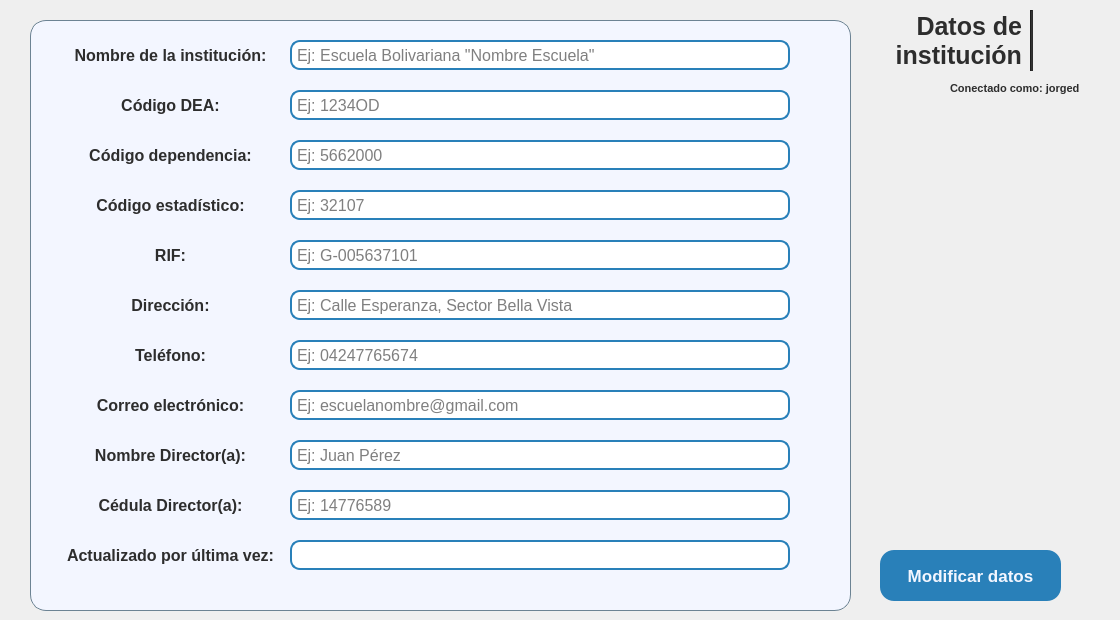
     <widget class="QWidget" name="datos_institucionales">
      <widget class="QPushButton" name="btnModificar_institucion">
       <property name="geometry">
        <rect>
         <x>880</x>
         <y>550</y>
         <width>181</width>
         <height>51</height>
        </rect>
       </property>
       <property name="sizePolicy">
        <sizepolicy hsizetype="Minimum" vsizetype="Fixed">
         <horstretch>0</horstretch>
         <verstretch>0</verstretch>
        </sizepolicy>
       </property>
       <property name="minimumSize">
        <size>
         <width>120</width>
         <height>40</height>
        </size>
       </property>
       <property name="maximumSize">
        <size>
         <width>200</width>
         <height>60</height>
        </size>
       </property>
       <property name="font">
        <font>
         <family>Segoe UI</family>
         <pointsize>13</pointsize>
         <bold>true</bold>
        </font>
       </property>
       <property name="cursor">
        <cursorShape>PointingHandCursor</cursorShape>
       </property>
       <property name="layoutDirection">
        <enum>Qt::LayoutDirection::LeftToRight</enum>
       </property>
       <property name="styleSheet">
        <string notr="true">QPushButton {
   background-color: #2980b9;
    color: #F3F6FF;
    border: none;
    padding: 8px 6px;
    border-radius: 14px;
}
QPushButton:hover {
	background-color: #0D47A1;
}</string>
       </property>
       <property name="text">
        <string>Modificar datos</string>
       </property>
       <property name="icon">
        <iconset resource="../icons/resources_ui.qrc">
         <normaloff>:/icons/edit_white.png</normaloff>:/icons/edit_white.png</iconset>
       </property>
       <property name="iconSize">
        <size>
         <width>18</width>
         <height>18</height>
        </size>
       </property>
      </widget>
      <widget class="Line" name="line_6">
       <property name="geometry">
        <rect>
         <x>1030</x>
         <y>10</y>
         <width>3</width>
         <height>61</height>
        </rect>
       </property>
       <property name="minimumSize">
        <size>
         <width>3</width>
         <height>61</height>
        </size>
       </property>
       <property name="maximumSize">
        <size>
         <width>3</width>
         <height>61</height>
        </size>
       </property>
       <property name="styleSheet">
        <string notr="true">background-color: #2d2d2d;</string>
       </property>
       <property name="orientation">
        <enum>Qt::Orientation::Vertical</enum>
       </property>
      </widget>
      <widget class="QLabel" name="lblTitulo_datos_insti">
       <property name="geometry">
        <rect>
         <x>881</x>
         <y>0</y>
         <width>141</width>
         <height>81</height>
        </rect>
       </property>
       <property name="font">
        <font>
         <family>Segoe UI</family>
         <pointsize>19</pointsize>
         <bold>true</bold>
        </font>
       </property>
       <property name="styleSheet">
        <string notr="true">color: #2d2d2d;
background-color: transparent;</string>
       </property>
       <property name="frameShape">
        <enum>QFrame::Shape::NoFrame</enum>
       </property>
       <property name="frameShadow">
        <enum>QFrame::Shadow::Plain</enum>
       </property>
       <property name="text">
        <string>Datos de institución</string>
       </property>
       <property name="scaledContents">
        <bool>false</bool>
       </property>
       <property name="alignment">
        <set>Qt::AlignmentFlag::AlignRight|Qt::AlignmentFlag::AlignTrailing|Qt::AlignmentFlag::AlignVCenter</set>
       </property>
       <property name="wordWrap">
        <bool>true</bool>
       </property>
       <property name="indent">
        <number>0</number>
       </property>
      </widget>
      <widget class="QLabel" name="lblLogo_datos_insti">
       <property name="geometry">
        <rect>
         <x>1040</x>
         <y>10</y>
         <width>51</width>
         <height>61</height>
        </rect>
       </property>
       <property name="minimumSize">
        <size>
         <width>50</width>
         <height>50</height>
        </size>
       </property>
       <property name="maximumSize">
        <size>
         <width>130</width>
         <height>70</height>
        </size>
       </property>
       <property name="text">
        <string/>
       </property>
       <property name="pixmap">
        <pixmap resource="../icons/resources_ui.qrc">:/logos/logo_escuela_sinFondo.png</pixmap>
       </property>
       <property name="scaledContents">
        <bool>true</bool>
       </property>
      </widget>
      <widget class="QFrame" name="frameInstitucion">
       <property name="geometry">
        <rect>
         <x>30</x>
         <y>20</y>
         <width>821</width>
         <height>591</height>
        </rect>
       </property>
       <property name="minimumSize">
        <size>
         <width>0</width>
         <height>0</height>
        </size>
       </property>
       <property name="maximumSize">
        <size>
         <width>16777215</width>
         <height>650</height>
        </size>
       </property>
       <property name="styleSheet">
        <string notr="true">QFrame{
	background-color: #f3f6ff;
	border: 1.2px solid #6c8393;
	border-radius: 16px;
}
QLineEdit {
    border: 2px solid #2980b9;
    border-radius: 10px;
    padding: 3px 3px;
    background-color: white;
}</string>
       </property>
       <property name="frameShape">
        <enum>QFrame::Shape::StyledPanel</enum>
       </property>
       <property name="frameShadow">
        <enum>QFrame::Shadow::Raised</enum>
       </property>
       <widget class="QLineEdit" name="lneUltimaActualizacion_admin">
        <property name="geometry">
         <rect>
          <x>260</x>
          <y>520</y>
          <width>500</width>
          <height>30</height>
         </rect>
        </property>
        <property name="minimumSize">
         <size>
          <width>400</width>
          <height>30</height>
         </size>
        </property>
        <property name="maximumSize">
         <size>
          <width>500</width>
          <height>30</height>
         </size>
        </property>
        <property name="font">
         <font>
          <family>Segoe UI</family>
          <pointsize>12</pointsize>
         </font>
        </property>
        <property name="cursor">
         <cursorShape>IBeamCursor</cursorShape>
        </property>
        <property name="focusPolicy">
         <enum>Qt::FocusPolicy::ClickFocus</enum>
        </property>
        <property name="styleSheet">
         <string notr="true"/>
        </property>
        <property name="text">
         <string/>
        </property>
        <property name="alignment">
         <set>Qt::AlignmentFlag::AlignLeading|Qt::AlignmentFlag::AlignLeft|Qt::AlignmentFlag::AlignVCenter</set>
        </property>
        <property name="readOnly">
         <bool>true</bool>
        </property>
        <property name="placeholderText">
         <string/>
        </property>
       </widget>
       <widget class="QLineEdit" name="lneTlfInstitucion_admin">
        <property name="geometry">
         <rect>
          <x>260</x>
          <y>320</y>
          <width>500</width>
          <height>30</height>
         </rect>
        </property>
        <property name="minimumSize">
         <size>
          <width>400</width>
          <height>30</height>
         </size>
        </property>
        <property name="maximumSize">
         <size>
          <width>500</width>
          <height>30</height>
         </size>
        </property>
        <property name="font">
         <font>
          <family>Segoe UI</family>
          <pointsize>12</pointsize>
         </font>
        </property>
        <property name="cursor">
         <cursorShape>IBeamCursor</cursorShape>
        </property>
        <property name="focusPolicy">
         <enum>Qt::FocusPolicy::ClickFocus</enum>
        </property>
        <property name="styleSheet">
         <string notr="true"/>
        </property>
        <property name="text">
         <string/>
        </property>
        <property name="alignment">
         <set>Qt::AlignmentFlag::AlignLeading|Qt::AlignmentFlag::AlignLeft|Qt::AlignmentFlag::AlignVCenter</set>
        </property>
        <property name="placeholderText">
         <string>Ej: 04247765674</string>
        </property>
       </widget>
       <widget class="QLineEdit" name="lneDirInstitucion_admin">
        <property name="geometry">
         <rect>
          <x>260</x>
          <y>270</y>
          <width>500</width>
          <height>30</height>
         </rect>
        </property>
        <property name="minimumSize">
         <size>
          <width>400</width>
          <height>30</height>
         </size>
        </property>
        <property name="maximumSize">
         <size>
          <width>500</width>
          <height>30</height>
         </size>
        </property>
        <property name="font">
         <font>
          <family>Segoe UI</family>
          <pointsize>12</pointsize>
         </font>
        </property>
        <property name="cursor">
         <cursorShape>IBeamCursor</cursorShape>
        </property>
        <property name="focusPolicy">
         <enum>Qt::FocusPolicy::ClickFocus</enum>
        </property>
        <property name="styleSheet">
         <string notr="true"/>
        </property>
        <property name="text">
         <string/>
        </property>
        <property name="alignment">
         <set>Qt::AlignmentFlag::AlignLeading|Qt::AlignmentFlag::AlignLeft|Qt::AlignmentFlag::AlignVCenter</set>
        </property>
        <property name="placeholderText">
         <string>Ej: Calle Esperanza, Sector Bella Vista</string>
        </property>
       </widget>
       <widget class="QLabel" name="lblStudent_apellido_3">
        <property name="geometry">
         <rect>
          <x>20</x>
          <y>270</y>
          <width>241</width>
          <height>30</height>
         </rect>
        </property>
        <property name="minimumSize">
         <size>
          <width>0</width>
          <height>30</height>
         </size>
        </property>
        <property name="maximumSize">
         <size>
          <width>16777215</width>
          <height>30</height>
         </size>
        </property>
        <property name="font">
         <font>
          <family>Segoe UI</family>
          <pointsize>12</pointsize>
          <bold>true</bold>
         </font>
        </property>
        <property name="styleSheet">
         <string notr="true">color: #2d2d2d;
background-color: transparent;
border: transparent;</string>
        </property>
        <property name="text">
         <string>Dirección:</string>
        </property>
        <property name="alignment">
         <set>Qt::AlignmentFlag::AlignCenter</set>
        </property>
       </widget>
       <widget class="QLabel" name="lblStudent_apellido_5">
        <property name="geometry">
         <rect>
          <x>20</x>
          <y>370</y>
          <width>241</width>
          <height>30</height>
         </rect>
        </property>
        <property name="minimumSize">
         <size>
          <width>0</width>
          <height>30</height>
         </size>
        </property>
        <property name="maximumSize">
         <size>
          <width>16777215</width>
          <height>30</height>
         </size>
        </property>
        <property name="font">
         <font>
          <family>Segoe UI</family>
          <pointsize>12</pointsize>
          <bold>true</bold>
         </font>
        </property>
        <property name="styleSheet">
         <string notr="true">color: #2d2d2d;
background-color: transparent;
border: transparent;</string>
        </property>
        <property name="text">
         <string>Correo electrónico:</string>
        </property>
        <property name="alignment">
         <set>Qt::AlignmentFlag::AlignCenter</set>
        </property>
       </widget>
       <widget class="QLabel" name="lblStudent_apellido">
        <property name="geometry">
         <rect>
          <x>20</x>
          <y>20</y>
          <width>241</width>
          <height>30</height>
         </rect>
        </property>
        <property name="minimumSize">
         <size>
          <width>0</width>
          <height>30</height>
         </size>
        </property>
        <property name="maximumSize">
         <size>
          <width>16777215</width>
          <height>30</height>
         </size>
        </property>
        <property name="font">
         <font>
          <family>Segoe UI</family>
          <pointsize>12</pointsize>
          <bold>true</bold>
         </font>
        </property>
        <property name="styleSheet">
         <string notr="true">color: #2d2d2d;
background-color: transparent;
border: transparent;</string>
        </property>
        <property name="text">
         <string>Nombre de la institución:</string>
        </property>
        <property name="alignment">
         <set>Qt::AlignmentFlag::AlignCenter</set>
        </property>
       </widget>
       <widget class="QLabel" name="lblStudent_apellido_7">
        <property name="geometry">
         <rect>
          <x>20</x>
          <y>520</y>
          <width>241</width>
          <height>30</height>
         </rect>
        </property>
        <property name="minimumSize">
         <size>
          <width>0</width>
          <height>30</height>
         </size>
        </property>
        <property name="maximumSize">
         <size>
          <width>16777215</width>
          <height>30</height>
         </size>
        </property>
        <property name="font">
         <font>
          <family>Segoe UI</family>
          <pointsize>12</pointsize>
          <bold>true</bold>
         </font>
        </property>
        <property name="styleSheet">
         <string notr="true">color: #2d2d2d;
background-color: transparent;
border: transparent;</string>
        </property>
        <property name="text">
         <string>Actualizado por última vez:</string>
        </property>
        <property name="alignment">
         <set>Qt::AlignmentFlag::AlignCenter</set>
        </property>
       </widget>
       <widget class="QLineEdit" name="lneNombreInstitucion_admin">
        <property name="geometry">
         <rect>
          <x>260</x>
          <y>20</y>
          <width>500</width>
          <height>30</height>
         </rect>
        </property>
        <property name="minimumSize">
         <size>
          <width>400</width>
          <height>30</height>
         </size>
        </property>
        <property name="maximumSize">
         <size>
          <width>500</width>
          <height>30</height>
         </size>
        </property>
        <property name="font">
         <font>
          <family>Segoe UI</family>
          <pointsize>12</pointsize>
         </font>
        </property>
        <property name="cursor">
         <cursorShape>IBeamCursor</cursorShape>
        </property>
        <property name="focusPolicy">
         <enum>Qt::FocusPolicy::ClickFocus</enum>
        </property>
        <property name="styleSheet">
         <string notr="true"/>
        </property>
        <property name="text">
         <string/>
        </property>
        <property name="alignment">
         <set>Qt::AlignmentFlag::AlignLeading|Qt::AlignmentFlag::AlignLeft|Qt::AlignmentFlag::AlignVCenter</set>
        </property>
        <property name="placeholderText">
         <string>Ej: Escuela Bolivariana &quot;Nombre Escuela&quot;</string>
        </property>
       </widget>
       <widget class="QLabel" name="lblStudent_apellido_2">
        <property name="geometry">
         <rect>
          <x>20</x>
          <y>70</y>
          <width>241</width>
          <height>30</height>
         </rect>
        </property>
        <property name="minimumSize">
         <size>
          <width>0</width>
          <height>30</height>
         </size>
        </property>
        <property name="maximumSize">
         <size>
          <width>16777215</width>
          <height>30</height>
         </size>
        </property>
        <property name="font">
         <font>
          <family>Segoe UI</family>
          <pointsize>12</pointsize>
          <bold>true</bold>
         </font>
        </property>
        <property name="styleSheet">
         <string notr="true">color: #2d2d2d;
background-color: transparent;
border: transparent;</string>
        </property>
        <property name="text">
         <string>Código DEA:</string>
        </property>
        <property name="alignment">
         <set>Qt::AlignmentFlag::AlignCenter</set>
        </property>
       </widget>
       <widget class="QLabel" name="lblStudent_apellido_4">
        <property name="geometry">
         <rect>
          <x>20</x>
          <y>320</y>
          <width>241</width>
          <height>30</height>
         </rect>
        </property>
        <property name="minimumSize">
         <size>
          <width>0</width>
          <height>30</height>
         </size>
        </property>
        <property name="maximumSize">
         <size>
          <width>16777215</width>
          <height>30</height>
         </size>
        </property>
        <property name="font">
         <font>
          <family>Segoe UI</family>
          <pointsize>12</pointsize>
          <bold>true</bold>
         </font>
        </property>
        <property name="styleSheet">
         <string notr="true">color: #2d2d2d;
background-color: transparent;
border: transparent;</string>
        </property>
        <property name="text">
         <string>Teléfono:</string>
        </property>
        <property name="alignment">
         <set>Qt::AlignmentFlag::AlignCenter</set>
        </property>
       </widget>
       <widget class="QLineEdit" name="lneCodigoDEA_admin">
        <property name="geometry">
         <rect>
          <x>260</x>
          <y>70</y>
          <width>500</width>
          <height>30</height>
         </rect>
        </property>
        <property name="minimumSize">
         <size>
          <width>400</width>
          <height>30</height>
         </size>
        </property>
        <property name="maximumSize">
         <size>
          <width>500</width>
          <height>30</height>
         </size>
        </property>
        <property name="font">
         <font>
          <family>Segoe UI</family>
          <pointsize>12</pointsize>
         </font>
        </property>
        <property name="cursor">
         <cursorShape>IBeamCursor</cursorShape>
        </property>
        <property name="focusPolicy">
         <enum>Qt::FocusPolicy::ClickFocus</enum>
        </property>
        <property name="styleSheet">
         <string notr="true"/>
        </property>
        <property name="text">
         <string/>
        </property>
        <property name="alignment">
         <set>Qt::AlignmentFlag::AlignLeading|Qt::AlignmentFlag::AlignLeft|Qt::AlignmentFlag::AlignVCenter</set>
        </property>
        <property name="placeholderText">
         <string>Ej: 1234OD</string>
        </property>
       </widget>
       <widget class="QLineEdit" name="lneCorreoInstitucion_admin">
        <property name="geometry">
         <rect>
          <x>260</x>
          <y>370</y>
          <width>500</width>
          <height>30</height>
         </rect>
        </property>
        <property name="minimumSize">
         <size>
          <width>400</width>
          <height>30</height>
         </size>
        </property>
        <property name="maximumSize">
         <size>
          <width>500</width>
          <height>30</height>
         </size>
        </property>
        <property name="font">
         <font>
          <family>Segoe UI</family>
          <pointsize>12</pointsize>
         </font>
        </property>
        <property name="cursor">
         <cursorShape>IBeamCursor</cursorShape>
        </property>
        <property name="focusPolicy">
         <enum>Qt::FocusPolicy::ClickFocus</enum>
        </property>
        <property name="styleSheet">
         <string notr="true"/>
        </property>
        <property name="text">
         <string/>
        </property>
        <property name="alignment">
         <set>Qt::AlignmentFlag::AlignLeading|Qt::AlignmentFlag::AlignLeft|Qt::AlignmentFlag::AlignVCenter</set>
        </property>
        <property name="placeholderText">
         <string>Ej: escuelanombre@gmail.com</string>
        </property>
       </widget>
       <widget class="QLabel" name="lblStudent_apellido_6">
        <property name="geometry">
         <rect>
          <x>20</x>
          <y>420</y>
          <width>241</width>
          <height>30</height>
         </rect>
        </property>
        <property name="minimumSize">
         <size>
          <width>0</width>
          <height>30</height>
         </size>
        </property>
        <property name="maximumSize">
         <size>
          <width>16777215</width>
          <height>30</height>
         </size>
        </property>
        <property name="font">
         <font>
          <family>Segoe UI</family>
          <pointsize>12</pointsize>
          <bold>true</bold>
         </font>
        </property>
        <property name="styleSheet">
         <string notr="true">color: #2d2d2d;
background-color: transparent;
border: transparent;</string>
        </property>
        <property name="text">
         <string>Nombre Director(a):</string>
        </property>
        <property name="alignment">
         <set>Qt::AlignmentFlag::AlignCenter</set>
        </property>
       </widget>
       <widget class="QLineEdit" name="lneDirector_institucion">
        <property name="geometry">
         <rect>
          <x>260</x>
          <y>420</y>
          <width>500</width>
          <height>30</height>
         </rect>
        </property>
        <property name="minimumSize">
         <size>
          <width>400</width>
          <height>30</height>
         </size>
        </property>
        <property name="maximumSize">
         <size>
          <width>500</width>
          <height>30</height>
         </size>
        </property>
        <property name="font">
         <font>
          <family>Segoe UI</family>
          <pointsize>12</pointsize>
         </font>
        </property>
        <property name="cursor">
         <cursorShape>IBeamCursor</cursorShape>
        </property>
        <property name="focusPolicy">
         <enum>Qt::FocusPolicy::ClickFocus</enum>
        </property>
        <property name="styleSheet">
         <string notr="true"/>
        </property>
        <property name="text">
         <string/>
        </property>
        <property name="alignment">
         <set>Qt::AlignmentFlag::AlignLeading|Qt::AlignmentFlag::AlignLeft|Qt::AlignmentFlag::AlignVCenter</set>
        </property>
        <property name="placeholderText">
         <string>Ej: Juan Pérez</string>
        </property>
       </widget>
       <widget class="QLabel" name="lblStudent_apellido_8">
        <property name="geometry">
         <rect>
          <x>20</x>
          <y>470</y>
          <width>241</width>
          <height>30</height>
         </rect>
        </property>
        <property name="minimumSize">
         <size>
          <width>0</width>
          <height>30</height>
         </size>
        </property>
        <property name="maximumSize">
         <size>
          <width>16777215</width>
          <height>30</height>
         </size>
        </property>
        <property name="font">
         <font>
          <family>Segoe UI</family>
          <pointsize>12</pointsize>
          <bold>true</bold>
         </font>
        </property>
        <property name="styleSheet">
         <string notr="true">color: #2d2d2d;
background-color: transparent;
border: transparent;</string>
        </property>
        <property name="text">
         <string>Cédula Director(a):</string>
        </property>
        <property name="alignment">
         <set>Qt::AlignmentFlag::AlignCenter</set>
        </property>
       </widget>
       <widget class="QLineEdit" name="lneCedula_director_institucion">
        <property name="geometry">
         <rect>
          <x>260</x>
          <y>470</y>
          <width>500</width>
          <height>30</height>
         </rect>
        </property>
        <property name="minimumSize">
         <size>
          <width>400</width>
          <height>30</height>
         </size>
        </property>
        <property name="maximumSize">
         <size>
          <width>500</width>
          <height>30</height>
         </size>
        </property>
        <property name="font">
         <font>
          <family>Segoe UI</family>
          <pointsize>12</pointsize>
         </font>
        </property>
        <property name="cursor">
         <cursorShape>IBeamCursor</cursorShape>
        </property>
        <property name="focusPolicy">
         <enum>Qt::FocusPolicy::ClickFocus</enum>
        </property>
        <property name="styleSheet">
         <string notr="true"/>
        </property>
        <property name="text">
         <string/>
        </property>
        <property name="alignment">
         <set>Qt::AlignmentFlag::AlignLeading|Qt::AlignmentFlag::AlignLeft|Qt::AlignmentFlag::AlignVCenter</set>
        </property>
        <property name="placeholderText">
         <string>Ej: 14776589</string>
        </property>
       </widget>
       <widget class="QLabel" name="lblStudent_apellido_9">
        <property name="geometry">
         <rect>
          <x>20</x>
          <y>120</y>
          <width>241</width>
          <height>30</height>
         </rect>
        </property>
        <property name="minimumSize">
         <size>
          <width>0</width>
          <height>30</height>
         </size>
        </property>
        <property name="maximumSize">
         <size>
          <width>16777215</width>
          <height>30</height>
         </size>
        </property>
        <property name="font">
         <font>
          <family>Segoe UI</family>
          <pointsize>12</pointsize>
          <bold>true</bold>
         </font>
        </property>
        <property name="styleSheet">
         <string notr="true">color: #2d2d2d;
background-color: transparent;
border: transparent;</string>
        </property>
        <property name="text">
         <string>Código dependencia:</string>
        </property>
        <property name="alignment">
         <set>Qt::AlignmentFlag::AlignCenter</set>
        </property>
       </widget>
       <widget class="QLineEdit" name="lneCodigoDEP_admin">
        <property name="geometry">
         <rect>
          <x>260</x>
          <y>120</y>
          <width>500</width>
          <height>30</height>
         </rect>
        </property>
        <property name="minimumSize">
         <size>
          <width>400</width>
          <height>30</height>
         </size>
        </property>
        <property name="maximumSize">
         <size>
          <width>500</width>
          <height>30</height>
         </size>
        </property>
        <property name="font">
         <font>
          <family>Segoe UI</family>
          <pointsize>12</pointsize>
         </font>
        </property>
        <property name="cursor">
         <cursorShape>IBeamCursor</cursorShape>
        </property>
        <property name="focusPolicy">
         <enum>Qt::FocusPolicy::ClickFocus</enum>
        </property>
        <property name="styleSheet">
         <string notr="true"/>
        </property>
        <property name="text">
         <string/>
        </property>
        <property name="alignment">
         <set>Qt::AlignmentFlag::AlignLeading|Qt::AlignmentFlag::AlignLeft|Qt::AlignmentFlag::AlignVCenter</set>
        </property>
        <property name="placeholderText">
         <string>Ej: 5662000</string>
        </property>
       </widget>
       <widget class="QLineEdit" name="lneCodigoEST_admin">
        <property name="geometry">
         <rect>
          <x>260</x>
          <y>170</y>
          <width>500</width>
          <height>30</height>
         </rect>
        </property>
        <property name="minimumSize">
         <size>
          <width>400</width>
          <height>30</height>
         </size>
        </property>
        <property name="maximumSize">
         <size>
          <width>500</width>
          <height>30</height>
         </size>
        </property>
        <property name="font">
         <font>
          <family>Segoe UI</family>
          <pointsize>12</pointsize>
         </font>
        </property>
        <property name="cursor">
         <cursorShape>IBeamCursor</cursorShape>
        </property>
        <property name="focusPolicy">
         <enum>Qt::FocusPolicy::ClickFocus</enum>
        </property>
        <property name="styleSheet">
         <string notr="true"/>
        </property>
        <property name="text">
         <string/>
        </property>
        <property name="alignment">
         <set>Qt::AlignmentFlag::AlignLeading|Qt::AlignmentFlag::AlignLeft|Qt::AlignmentFlag::AlignVCenter</set>
        </property>
        <property name="placeholderText">
         <string>Ej: 32107</string>
        </property>
       </widget>
       <widget class="QLabel" name="lblStudent_apellido_10">
        <property name="geometry">
         <rect>
          <x>20</x>
          <y>170</y>
          <width>241</width>
          <height>30</height>
         </rect>
        </property>
        <property name="minimumSize">
         <size>
          <width>0</width>
          <height>30</height>
         </size>
        </property>
        <property name="maximumSize">
         <size>
          <width>16777215</width>
          <height>30</height>
         </size>
        </property>
        <property name="font">
         <font>
          <family>Segoe UI</family>
          <pointsize>12</pointsize>
          <bold>true</bold>
         </font>
        </property>
        <property name="styleSheet">
         <string notr="true">color: #2d2d2d;
background-color: transparent;
border: transparent;</string>
        </property>
        <property name="text">
         <string>Código estadístico:</string>
        </property>
        <property name="alignment">
         <set>Qt::AlignmentFlag::AlignCenter</set>
        </property>
       </widget>
       <widget class="QLabel" name="lblStudent_apellido_11">
        <property name="geometry">
         <rect>
          <x>20</x>
          <y>220</y>
          <width>241</width>
          <height>30</height>
         </rect>
        </property>
        <property name="minimumSize">
         <size>
          <width>0</width>
          <height>30</height>
         </size>
        </property>
        <property name="maximumSize">
         <size>
          <width>16777215</width>
          <height>30</height>
         </size>
        </property>
        <property name="font">
         <font>
          <family>Segoe UI</family>
          <pointsize>12</pointsize>
          <bold>true</bold>
         </font>
        </property>
        <property name="styleSheet">
         <string notr="true">color: #2d2d2d;
background-color: transparent;
border: transparent;</string>
        </property>
        <property name="text">
         <string>RIF:</string>
        </property>
        <property name="alignment">
         <set>Qt::AlignmentFlag::AlignCenter</set>
        </property>
       </widget>
       <widget class="QLineEdit" name="lneRIF_admin">
        <property name="geometry">
         <rect>
          <x>260</x>
          <y>220</y>
          <width>500</width>
          <height>30</height>
         </rect>
        </property>
        <property name="minimumSize">
         <size>
          <width>400</width>
          <height>30</height>
         </size>
        </property>
        <property name="maximumSize">
         <size>
          <width>500</width>
          <height>30</height>
         </size>
        </property>
        <property name="font">
         <font>
          <family>Segoe UI</family>
          <pointsize>12</pointsize>
         </font>
        </property>
        <property name="cursor">
         <cursorShape>IBeamCursor</cursorShape>
        </property>
        <property name="focusPolicy">
         <enum>Qt::FocusPolicy::ClickFocus</enum>
        </property>
        <property name="styleSheet">
         <string notr="true"/>
        </property>
        <property name="text">
         <string/>
        </property>
        <property name="alignment">
         <set>Qt::AlignmentFlag::AlignLeading|Qt::AlignmentFlag::AlignLeft|Qt::AlignmentFlag::AlignVCenter</set>
        </property>
        <property name="placeholderText">
         <string>Ej: G-005637101</string>
        </property>
       </widget>
      </widget>
      <widget class="QLabel" name="lblIcon_conectado_como_4">
       <property name="geometry">
        <rect>
         <x>930</x>
         <y>80</y>
         <width>16</width>
         <height>16</height>
        </rect>
       </property>
       <property name="font">
        <font>
         <family>Segoe UI</family>
         <pointsize>8</pointsize>
         <bold>true</bold>
        </font>
       </property>
       <property name="styleSheet">
        <string notr="true">color: #2d2d2d</string>
       </property>
       <property name="text">
        <string/>
       </property>
       <property name="pixmap">
        <pixmap resource="../icons/resources_ui.qrc">:/icons/usuario-activo.png</pixmap>
       </property>
       <property name="scaledContents">
        <bool>true</bool>
       </property>
       <property name="alignment">
        <set>Qt::AlignmentFlag::AlignLeading|Qt::AlignmentFlag::AlignLeft|Qt::AlignmentFlag::AlignVCenter</set>
       </property>
      </widget>
      <widget class="QLabel" name="lblConectado_como_4">
       <property name="geometry">
        <rect>
         <x>950</x>
         <y>80</y>
         <width>161</width>
         <height>16</height>
        </rect>
       </property>
       <property name="font">
        <font>
         <family>Segoe UI</family>
         <pointsize>8</pointsize>
         <bold>true</bold>
        </font>
       </property>
       <property name="styleSheet">
        <string notr="true">color: #2d2d2d</string>
       </property>
       <property name="text">
        <string>Conectado como: jorged</string>
       </property>
       <property name="alignment">
        <set>Qt::AlignmentFlag::AlignLeading|Qt::AlignmentFlag::AlignLeft|Qt::AlignmentFlag::AlignVCenter</set>
       </property>
      </widget>
     </widget>
